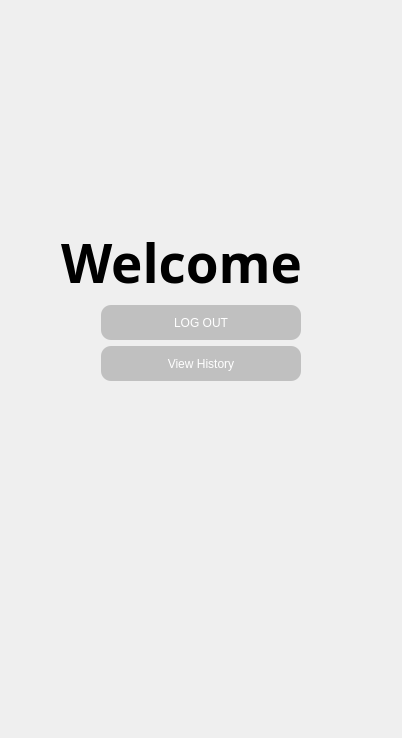
       <widget class="QWidget" name="ProfilePage">
        <layout class="QGridLayout" name="gridLayout">
         <item row="0" column="1">
          <spacer name="verticalSpacer_6">
           <property name="orientation">
            <enum>Qt::Orientation::Vertical</enum>
           </property>
           <property name="sizeHint" stdset="0">
            <size>
             <width>20</width>
             <height>215</height>
            </size>
           </property>
          </spacer>
         </item>
         <item row="1" column="0">
          <spacer name="horizontalSpacer_6">
           <property name="orientation">
            <enum>Qt::Orientation::Horizontal</enum>
           </property>
           <property name="sizeType">
            <enum>QSizePolicy::Policy::MinimumExpanding</enum>
           </property>
           <property name="sizeHint" stdset="0">
            <size>
             <width>50</width>
             <height>20</height>
            </size>
           </property>
          </spacer>
         </item>
         <item row="1" column="1">
          <layout class="QVBoxLayout" name="verticalLayout_11">
           <item>
            <widget class="QLabel" name="UsenameTag">
             <property name="font">
              <font>
               <family>Montserrat</family>
               <pointsize>40</pointsize>
               <italic>false</italic>
               <bold>true</bold>
              </font>
             </property>
             <property name="styleSheet">
              <string notr="true">
font: 700 40pt &quot;Montserrat&quot;;
color: rgb(0, 0, 0);</string>
             </property>
             <property name="text">
              <string>Welcome</string>
             </property>
            </widget>
           </item>
           <item>
            <layout class="QHBoxLayout" name="horizontalLayout_8">
             <item>
              <spacer name="horizontalSpacer_18">
               <property name="orientation">
                <enum>Qt::Orientation::Horizontal</enum>
               </property>
               <property name="sizeHint" stdset="0">
                <size>
                 <width>40</width>
                 <height>20</height>
                </size>
               </property>
              </spacer>
             </item>
             <item>
              <widget class="QPushButton" name="Log_out">
               <property name="styleSheet">
                <string notr="true">QPushButton
{
	border-radius:10px;
	background-color:rgba(0, 0, 0, 50);
	color:White;
	font: 400 15pt &quot;Montserrat&quot;;
	min-width:  200px;
	min-width:  200px;
	min-height: 35px;
}

QPushButton:hover
{
	border-radius:10px;
	background-color:rgba(0, 0, 0, 70);
	color:White;
	font: 400 15pt &quot;Montserrat&quot;;
	min-width:  200px;
	min-width:  200px;
	min-height: 35px;
}

QPushButton:pressed
{
	border-radius:10px;
	background-color:rgba(0, 0, 0, 90);
	color:White;
	font: 400 15pt &quot;Montserrat&quot;;
	min-width:  200px;
	min-width:  200px;
	min-height: 35px;
}</string>
               </property>
               <property name="text">
                <string>LOG OUT</string>
               </property>
              </widget>
             </item>
             <item>
              <spacer name="horizontalSpacer_19">
               <property name="orientation">
                <enum>Qt::Orientation::Horizontal</enum>
               </property>
               <property name="sizeHint" stdset="0">
                <size>
                 <width>40</width>
                 <height>20</height>
                </size>
               </property>
              </spacer>
             </item>
            </layout>
           </item>
           <item>
            <layout class="QHBoxLayout" name="horizontalLayout_7">
             <item>
              <spacer name="horizontalSpacer_24">
               <property name="orientation">
                <enum>Qt::Orientation::Horizontal</enum>
               </property>
               <property name="sizeHint" stdset="0">
                <size>
                 <width>40</width>
                 <height>20</height>
                </size>
               </property>
              </spacer>
             </item>
             <item>
              <widget class="QPushButton" name="ViewHistory_Button">
               <property name="styleSheet">
                <string notr="true">QPushButton
{
	border-radius:10px;
	background-color:rgba(0, 0, 0, 50);
	color:White;
	font: 400 15pt &quot;Montserrat&quot;;
	min-width:  200px;
	min-width:  200px;
	min-height: 35px;
}

QPushButton:hover
{
	border-radius:10px;
	background-color:rgba(0, 0, 0, 70);
	color:White;
	font: 400 15pt &quot;Montserrat&quot;;
	min-width:  200px;
	min-width:  200px;
	min-height: 35px;
}

QPushButton:pressed
{
	border-radius:10px;
	background-color:rgba(0, 0, 0, 90);
	color:White;
	font: 400 15pt &quot;Montserrat&quot;;
	min-width:  200px;
	min-width:  200px;
	min-height: 35px;
}</string>
               </property>
               <property name="text">
                <string>View History</string>
               </property>
              </widget>
             </item>
             <item>
              <spacer name="horizontalSpacer_20">
               <property name="orientation">
                <enum>Qt::Orientation::Horizontal</enum>
               </property>
               <property name="sizeHint" stdset="0">
                <size>
                 <width>40</width>
                 <height>20</height>
                </size>
               </property>
              </spacer>
             </item>
            </layout>
           </item>
          </layout>
         </item>
         <item row="1" column="2">
          <spacer name="horizontalSpacer_7">
           <property name="orientation">
            <enum>Qt::Orientation::Horizontal</enum>
           </property>
           <property name="sizeType">
            <enum>QSizePolicy::Policy::MinimumExpanding</enum>
           </property>
           <property name="sizeHint" stdset="0">
            <size>
             <width>50</width>
             <height>20</height>
            </size>
           </property>
          </spacer>
         </item>
         <item row="2" column="1">
          <spacer name="verticalSpacer_7">
           <property name="orientation">
            <enum>Qt::Orientation::Vertical</enum>
           </property>
           <property name="sizeHint" stdset="0">
            <size>
             <width>20</width>
             <height>346</height>
            </size>
           </property>
          </spacer>
         </item>
        </layout>
       </widget>
